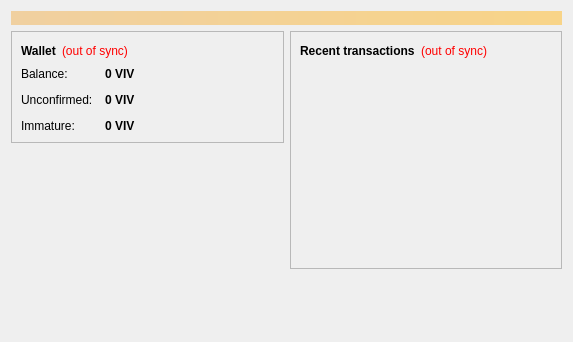
<?xml version="1.0" encoding="UTF-8"?>
<ui version="4.0">
 <class>OverviewPage</class>
 <widget class="QWidget" name="OverviewPage">
  <property name="geometry">
   <rect>
    <x>0</x>
    <y>0</y>
    <width>573</width>
    <height>342</height>
   </rect>
  </property>
  <property name="windowTitle">
   <string>Form</string>
  </property>
  <layout class="QVBoxLayout" name="topLayout">
   <item>
    <widget class="QLabel" name="labelAlerts">
     <property name="visible">
      <bool>false</bool>
     </property>
     <property name="styleSheet">
      <string notr="true">background-color: qlineargradient(x1: 0, y1: 0, x2: 1, y2: 0, stop:0 #F0D0A0, stop:1 #F8D488); color:#000000;</string>
     </property>
     <property name="wordWrap">
      <bool>true</bool>
     </property>
     <property name="margin">
      <number>3</number>
     </property>
    </widget>
   </item>
   <item>
    <layout class="QHBoxLayout" name="horizontalLayout" stretch="1,1">
     <item>
      <layout class="QVBoxLayout" name="verticalLayout_2">
       <item>
        <widget class="QFrame" name="frame">
         <property name="frameShape">
          <enum>QFrame::StyledPanel</enum>
         </property>
         <property name="frameShadow">
          <enum>QFrame::Raised</enum>
         </property>
         <layout class="QVBoxLayout" name="verticalLayout_4">
          <item>
           <layout class="QHBoxLayout" name="horizontalLayout_4">
            <item>
             <widget class="QLabel" name="label_5">
              <property name="font">
               <font>
                <weight>75</weight>
                <bold>true</bold>
               </font>
              </property>
              <property name="text">
               <string>Wallet</string>
              </property>
             </widget>
            </item>
            <item>
             <widget class="QLabel" name="labelWalletStatus">
              <property name="toolTip">
               <string>The displayed information may be out of date. Your wallet automatically synchronizes with the ReviveCoin network after a connection is established, but this process has not completed yet.</string>
              </property>
              <property name="styleSheet">
               <string notr="true">QLabel { color: red; }</string>
              </property>
              <property name="text">
               <string notr="true">(out of sync)</string>
              </property>
              <property name="alignment">
               <set>Qt::AlignLeading|Qt::AlignLeft|Qt::AlignVCenter</set>
              </property>
             </widget>
            </item>
            <item>
             <spacer name="horizontalSpacer_2">
              <property name="orientation">
               <enum>Qt::Horizontal</enum>
              </property>
              <property name="sizeHint" stdset="0">
               <size>
                <width>40</width>
                <height>20</height>
               </size>
              </property>
             </spacer>
            </item>
           </layout>
          </item>
          <item>
           <layout class="QFormLayout" name="formLayout_2">
            <property name="fieldGrowthPolicy">
             <enum>QFormLayout::AllNonFixedFieldsGrow</enum>
            </property>
            <property name="horizontalSpacing">
             <number>12</number>
            </property>
            <property name="verticalSpacing">
             <number>12</number>
            </property>
            <item row="0" column="0">
             <widget class="QLabel" name="label">
              <property name="text">
               <string>Balance:</string>
              </property>
             </widget>
            </item>
            <item row="0" column="1">
             <widget class="QLabel" name="labelBalance">
              <property name="font">
               <font>
                <weight>75</weight>
                <bold>true</bold>
               </font>
              </property>
              <property name="cursor">
               <cursorShape>IBeamCursor</cursorShape>
              </property>
              <property name="toolTip">
               <string>Your current balance</string>
              </property>
              <property name="text">
               <string notr="true">0 VIV</string>
              </property>
              <property name="textInteractionFlags">
               <set>Qt::LinksAccessibleByMouse|Qt::TextSelectableByKeyboard|Qt::TextSelectableByMouse</set>
              </property>
             </widget>
            </item>
            <item row="1" column="0">
             <widget class="QLabel" name="label_3">
              <property name="text">
               <string>Unconfirmed:</string>
              </property>
             </widget>
            </item>
            <item row="1" column="1">
             <widget class="QLabel" name="labelUnconfirmed">
              <property name="font">
               <font>
                <weight>75</weight>
                <bold>true</bold>
               </font>
              </property>
              <property name="cursor">
               <cursorShape>IBeamCursor</cursorShape>
              </property>
              <property name="toolTip">
               <string>Total of transactions that have yet to be confirmed, and do not yet count toward the current balance</string>
              </property>
              <property name="text">
               <string notr="true">0 VIV</string>
              </property>
              <property name="textInteractionFlags">
               <set>Qt::LinksAccessibleByMouse|Qt::TextSelectableByKeyboard|Qt::TextSelectableByMouse</set>
              </property>
             </widget>
            </item>
            <item row="2" column="0">
             <widget class="QLabel" name="labelImmatureText">
              <property name="text">
               <string>Immature:</string>
              </property>
             </widget>
            </item>
            <item row="2" column="1">
             <widget class="QLabel" name="labelImmature">
              <property name="font">
               <font>
                <weight>75</weight>
                <bold>true</bold>
               </font>
              </property>
              <property name="toolTip">
               <string>Mined balance that has not yet matured</string>
              </property>
              <property name="text">
               <string notr="true">0 VIV</string>
              </property>
              <property name="textInteractionFlags">
               <set>Qt::LinksAccessibleByMouse|Qt::TextSelectableByKeyboard|Qt::TextSelectableByMouse</set>
              </property>
             </widget>
            </item>
           </layout>
          </item>
         </layout>
        </widget>
       </item>
       <item>
        <spacer name="verticalSpacer">
         <property name="orientation">
          <enum>Qt::Vertical</enum>
         </property>
         <property name="sizeHint" stdset="0">
          <size>
           <width>20</width>
           <height>40</height>
          </size>
         </property>
        </spacer>
       </item>
      </layout>
     </item>
     <item>
      <layout class="QVBoxLayout" name="verticalLayout_3">
       <item>
        <widget class="QFrame" name="frame_2">
         <property name="frameShape">
          <enum>QFrame::StyledPanel</enum>
         </property>
         <property name="frameShadow">
          <enum>QFrame::Raised</enum>
         </property>
         <layout class="QVBoxLayout" name="verticalLayout">
          <item>
           <layout class="QHBoxLayout" name="horizontalLayout_2">
            <item>
             <widget class="QLabel" name="label_4">
              <property name="text">
               <string>&lt;b&gt;Recent transactions&lt;/b&gt;</string>
              </property>
             </widget>
            </item>
            <item>
             <widget class="QLabel" name="labelTransactionsStatus">
              <property name="toolTip">
               <string>The displayed information may be out of date. Your wallet automatically synchronizes with the ReviveCoin network after a connection is established, but this process has not completed yet.</string>
              </property>
              <property name="styleSheet">
               <string notr="true">QLabel { color: red; }</string>
              </property>
              <property name="text">
               <string notr="true">(out of sync)</string>
              </property>
              <property name="alignment">
               <set>Qt::AlignRight|Qt::AlignTrailing|Qt::AlignVCenter</set>
              </property>
             </widget>
            </item>
            <item>
             <spacer name="horizontalSpacer">
              <property name="orientation">
               <enum>Qt::Horizontal</enum>
              </property>
              <property name="sizeHint" stdset="0">
               <size>
                <width>40</width>
                <height>20</height>
               </size>
              </property>
             </spacer>
            </item>
           </layout>
          </item>
          <item>
           <widget class="QListView" name="listTransactions">
            <property name="styleSheet">
             <string notr="true">QListView { background: transparent; }</string>
            </property>
            <property name="frameShape">
             <enum>QFrame::NoFrame</enum>
            </property>
            <property name="verticalScrollBarPolicy">
             <enum>Qt::ScrollBarAlwaysOff</enum>
            </property>
            <property name="horizontalScrollBarPolicy">
             <enum>Qt::ScrollBarAlwaysOff</enum>
            </property>
            <property name="selectionMode">
             <enum>QAbstractItemView::NoSelection</enum>
            </property>
           </widget>
          </item>
         </layout>
        </widget>
       </item>
       <item>
        <spacer name="verticalSpacer_2">
         <property name="orientation">
          <enum>Qt::Vertical</enum>
         </property>
         <property name="sizeHint" stdset="0">
          <size>
           <width>20</width>
           <height>40</height>
          </size>
         </property>
        </spacer>
       </item>
      </layout>
     </item>
    </layout>
   </item>
  </layout>
 </widget>
 <resources/>
 <connections/>
</ui>
